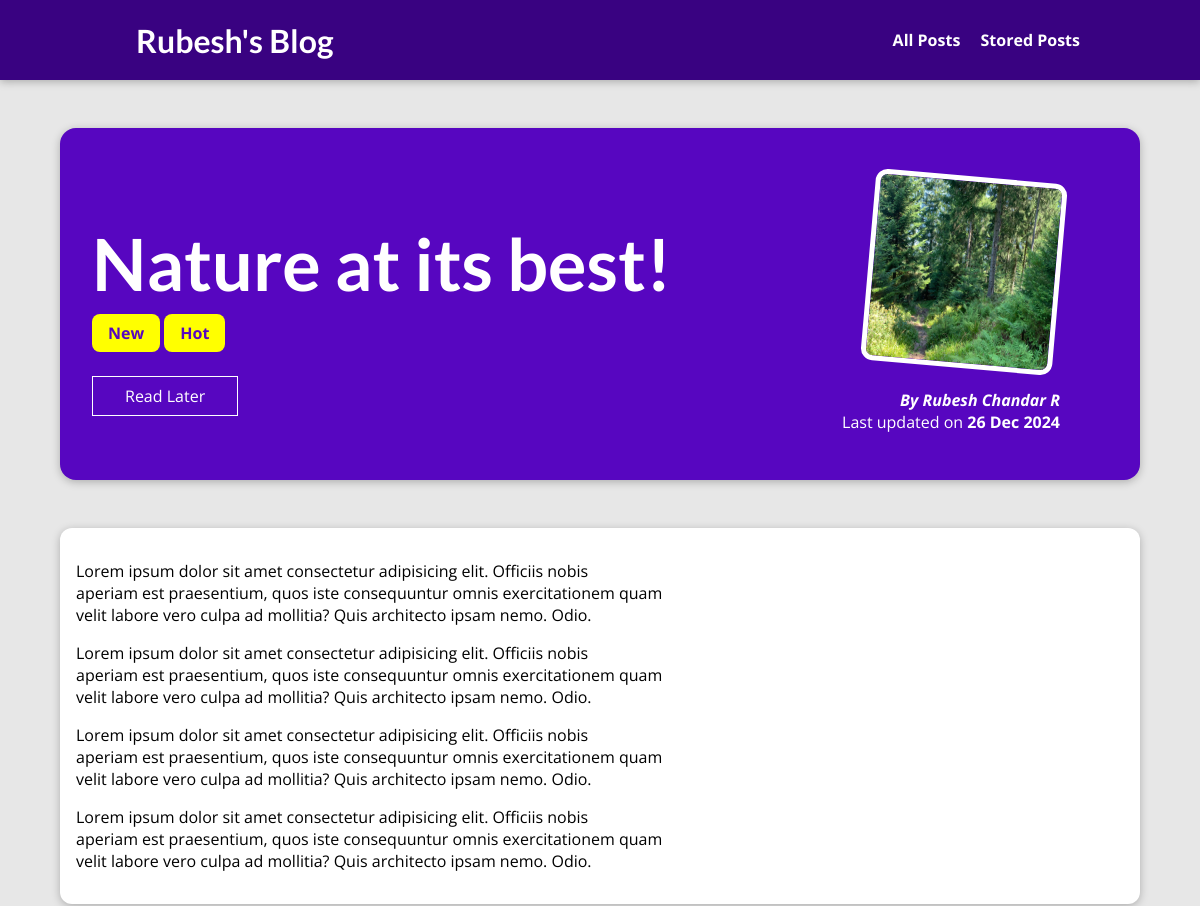
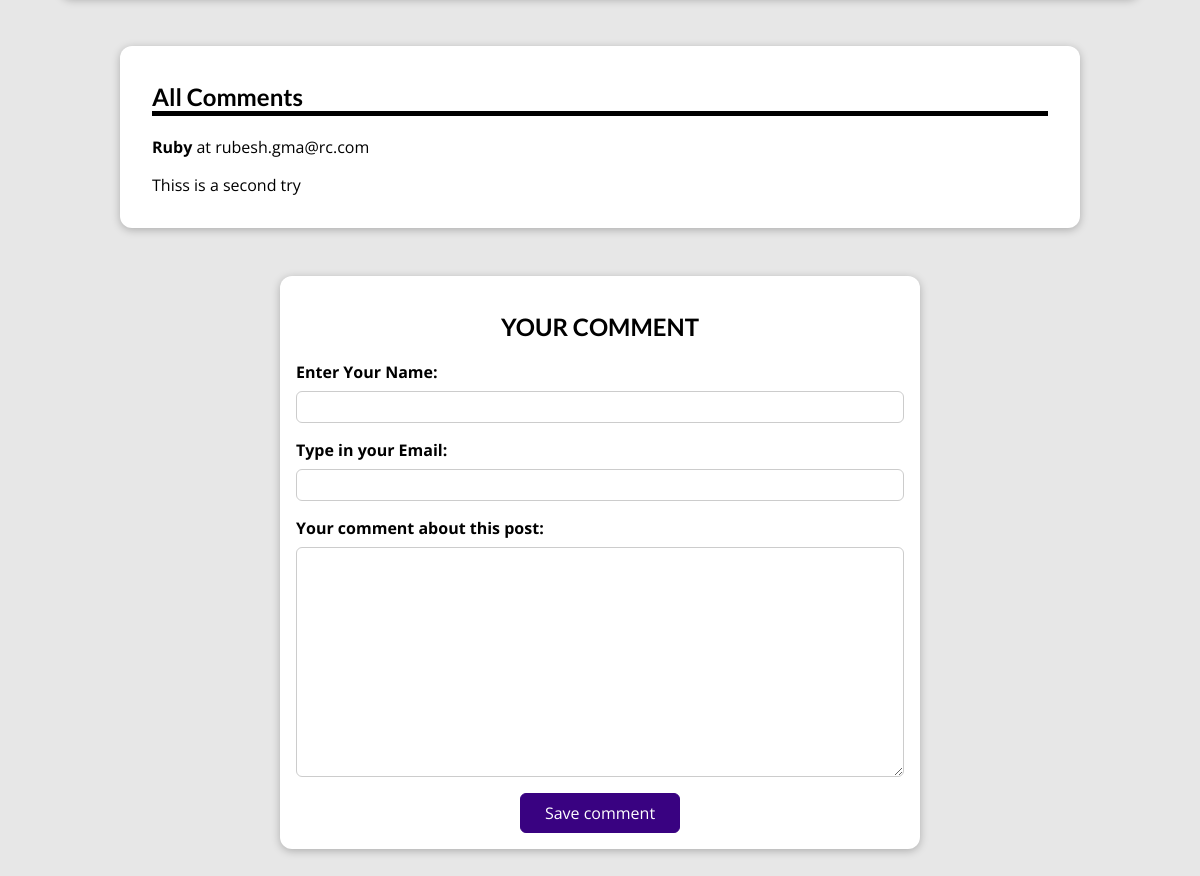
The page /posts/nature-at-its-best on the database its author committed (2 pictures, top to bottom).
### blog/models.py (models this page shows, shortened)
class Post(models.Model):
    title = models.CharField(max_length=150)
    excerpt = models.CharField(max_length=200)
    image = models.ImageField(upload_to="posts", null=True)
    date = models.DateField(auto_now=True)
    slug = models.SlugField(unique=True, db_index=True, null=False)
    content = models.TextField(validators=[MinLengthValidator(10)])
    author = models.ForeignKey(
        Author, on_delete=models.SET_NULL, null=True, related_name="post")
    tags = models.ManyToManyField(Tag)

class Tag(models.Model):
    caption = models.CharField(max_length=20)

class Author(models.Model):
    first_name = models.CharField(max_length=30)
    last_name = models.CharField(max_length=30)
    email = models.EmailField()
    def __str__(self):
        return f"{self.first_name} {self.last_name}"

class Comment(models.Model):
    user_name = models.CharField(max_length=120)
    user_email = models.EmailField()
    text = models.TextField(max_length=400)
    post = models.ForeignKey(
        Post, on_delete=models.CASCADE, related_name="comments")

### blog/views.py (the view, shortened to what this page needs)
# urls.py: path("posts/<slug:slug>", views.SinglePostView.as_view(),
class SinglePostView(View):
    def is_stored_post(self, request, post_id):
        stored_posts = request.session.get("stored_posts")
        if stored_posts is not None:
            is_saved_for_later = post_id in stored_posts
        else:
            is_saved_for_later = False
        return is_saved_for_later
    def get(self, request, slug):
        post = Post.objects.get(slug=slug)
        return render(request, "blog/post-detail.html", {
            "post": post,
            "post_tags": post.tags.all(),
            "comment_form": CommentForm(),
            "comments": post.comments.all().order_by("-id"),
            "saved_for_later": self.is_stored_post(request, post.id)
        })

### blog/forms.py
class CommentForm(forms.ModelForm):
    class Meta:
        model = Comment
        exclude = ["post"]
        labels = {
            "user_name": "Enter Your Name",
            "user_email": "Type in your Email",
            "text": "Your comment about this post"
        }

### blog/templates/blog/post-detail.html (shortened to what this page needs)
{% extends "base.html" %}
{% load static %}
{% block css_styles %}
<link rel="stylesheet" href="{% static "blog/post-detail.css" %}">
{% endblock css_styles %}
{% block content %}
<section id="summary">
    <h2>{{post.title}}</h2>
    <div>
    {% for tag in post_tags %}
        <span class="tag">{{tag.caption}}</span>
    {% endfor %}
    </div>
    <article>
        <img src="{{ post.image.url }}" alt="Post Title"/>
        <address>By <a href="mailto:{{post.author.email}}">{{post.author}}</a></address>
        <div>
            Last updated on <time>{{post.date | date:"d M Y"}}</time>
        </div>
    </article>
<div id="read-later">
    <form action="{% url "read-later" %}" method="POST">
        <button>
            {% if saved_for_later %}
                Remove from Read Later list
            {% else %}
                Read Later
            {% endif %}
        </button>
    </form>
</div>
</section>
<main>
    {{post.content | linebreaks}}
</main>
<section id="comments">
    <h2>All Comments</h2>
    <ul>
        {% for comment in comments  %}
            <li>
                <span> <b>{{comment.user_name}}</b> at {{comment.user_email}}</span>
                <p>{{comment.text | linebreaks}}</p>
            </li>
        {% endfor %}
    </ul>
</section>
<form action="{% url "post-detail-page" post.slug %}" id="comment_form" method="POST">
    <h2>YOUR COMMENT</h2>
    {% for form_fields in comment_form %}
        <div class="form-control {% if form_fields.errors %} invalid {% endif %}">
            {{form_fields.label_tag}}
            {{form_fields}}
        </div>
    {% endfor %}
    <div class="flex_cont">
        <button>Save comment</button>
    </div>
</form>
{% endblock content %}

### static/app.css (style rules this page uses)
* { box-sizing: border-box; }
html { font-family: 'Open Sans', 'Lato', sans-serif; }
body { margin: 0; }
h1, h2, h3 { font-family: 'Lato', sans-serif; font-weight: bold; }

### blog/static/blog/post-detail.css (style rules this page uses)
body { background-color: #e7e7e7; }
#summary { margin: 8rem auto 3rem auto; padding: 2rem; width: 90%; max-width: 90rem; border-radius: 16px; background-color: #5706c0; position: relative; box-shadow: 0 2px 8px rgba(0, 0, 0, 0.25); height: 22rem; }
#summary h2 { color: white; font-size: 4.5rem; margin-bottom: 1rem }
#summary article { position: absolute; top: 2rem; right: 3rem; padding: 1rem 2rem; border-radius: 12px; text-align: right; color: white; }
#summary article img { width: 12rem; height: 12rem; border-radius: 12px; transform: rotateZ(5deg); border: 5px solid white; margin-bottom: 1rem; }
#summary address { font-weight: bold; }
#summary a { color: white; text-decoration: none; cursor: pointer; }
#summary time { font-weight: bold; }
main { width: 90%; max-width: 90rem; margin: 3rem auto; background-color: white; padding: 1rem; border-radius: 12px; box-shadow: 0 2px 8px rgba(0, 0, 0, 0.25); }
.tag { background-color: yellow; color: #5706c0; padding: 0.5rem 1rem; font-weight: bold; border-radius: 8px; }
#comment_form h2 { text-align: center; }
#comment_form { margin: 3rem auto; width: 90%; max-width: 40rem; border-radius: 12px; background-color: white; box-shadow: 0 2px 8px rgba(0, 0, 0, 0.25); padding: 1rem; }
.form-control { margin-bottom: 1rem; }
.form-control label { font-weight: bold; margin-bottom: 0.5rem; display: block; }
.form-control input, .form-control textarea { display: block; width: 100%; font: inherit; padding: 0.25rem; border-radius: 6px; border: 1px solid #ccc; }
.flex_cont { display: flex; justify-content: center; }
.flex_cont button { font: inherit; background-color: #390281; color: white; border: 1px solid #390281; padding: 0.5rem 1.5rem; border-radius: 6px; cursor: pointer; display: flex; }
#comments { margin: 3rem auto; width: 90%; max-width: 60rem; border-radius: 12px; background-color: white; box-shadow: 0 2px 8px rgba(0, 0, 0, 0.25); padding: 1rem 2rem; }
#comments ul { list-style: none; margin: 0; padding: 0; }
#comments li { margin-bottom: 1rem; border-bottom: 2px solid #ccc; }
#comments li:last-of-type { border-bottom: none; }
#comments h2 { border-bottom: 5px solid black; }
#read-later { margin: 2rem 0; }
#read-later button { background-color: transparent; border: 1px solid white; padding: 0.5rem 2rem; font: inherit; color: white; cursor: pointer; }

### rows shown on the page
Post: title "Nature at its best!", image (picture), author "Rubesh Chandar R", date "26 Dec 2024", content "Lorem ipsum dolor sit amet consectetur adipisicing elit. Officiis nobis aperiam est praesentium, quos iste consequuntur omnis exercitationem quam velit labore vero culpa ad mollitia? Quis architecto ipsam nemo. Odio. Lorem ipsum dolor sit amet consectetur adipisicing elit. Officiis nobis aperiam est praesentium, quos iste consequuntur omnis exercitationem quam velit labore vero culpa ad mollitia? Quis architecto ipsam nemo. Odio. Lorem ipsum dolor sit amet consectetur adipisicing elit. Officiis nobis aperiam est praesentium, quos iste consequuntur omnis exercitationem quam velit labore vero culpa ad mollitia? Quis architecto ipsam nemo. Odio. Lorem ipsum dolor sit amet consectetur…"
Tag: caption "New"
Tag: caption "Hot"
Comment: user_name "Ruby", user_email "rubesh.gma@rc.com", text "Thiss is a second try"
